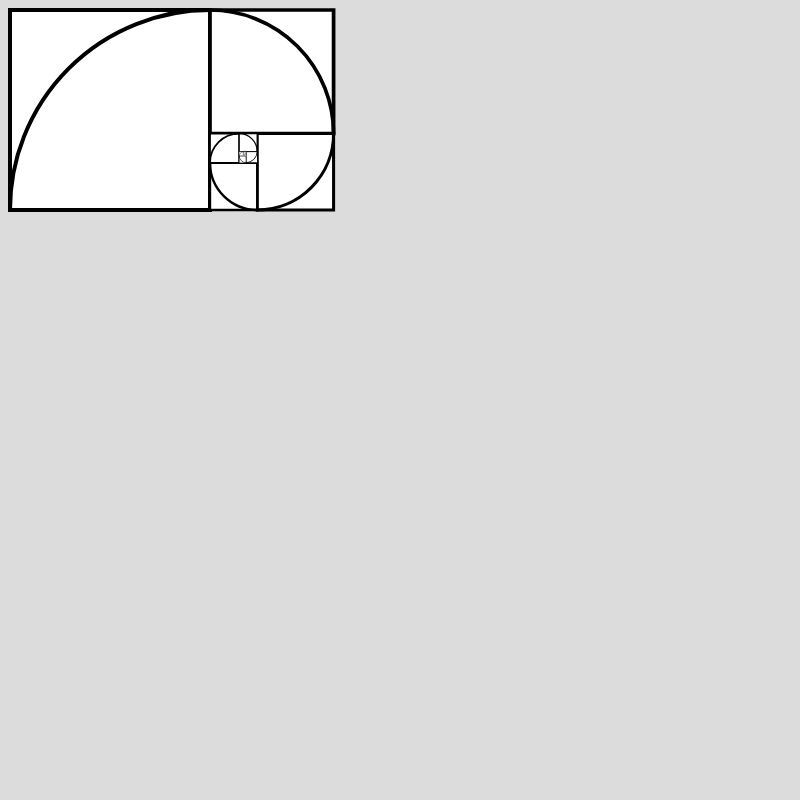
Frame 1 (no input)
Frame 60 (no input): identical to frame 1, image omitted
Frame 120 (the mouse pressed at the canvas centre since frame 60): identical to frame 1, image omitted

The p5.js sketch that drew this single still picture (run headless with seeded random() and noise() and a simulated clock; from frame 60 on, the mouse is pressed at the canvas centre):

// p5.js sketch
// ── sketch.js
var size;

function setup() {
  createCanvas(800, 800);
  size = 200;
}

function draw() {
  background(220);

  fill(255);

  startX = 10;
  startY = 10;

  translate(startX, startY);
  
  var strokeW = 2;

  for (var i = 0; i < 50; i++) {
    strokeW += 2;
    strokeWeight(strokeW);
    
    drawSquare(size);

    rotate(HALF_PI);
    scale(0.618);
    translate(0, -2.618 * size);
  }
}

function drawSquare(size) {
  push();
  push();
  // noStroke();
  rect(0, 0, size, size);
  pop();
  noFill();

  arc(size, size, 2 * size, 2 * size, PI, PI + HALF_PI);
  pop();
}
